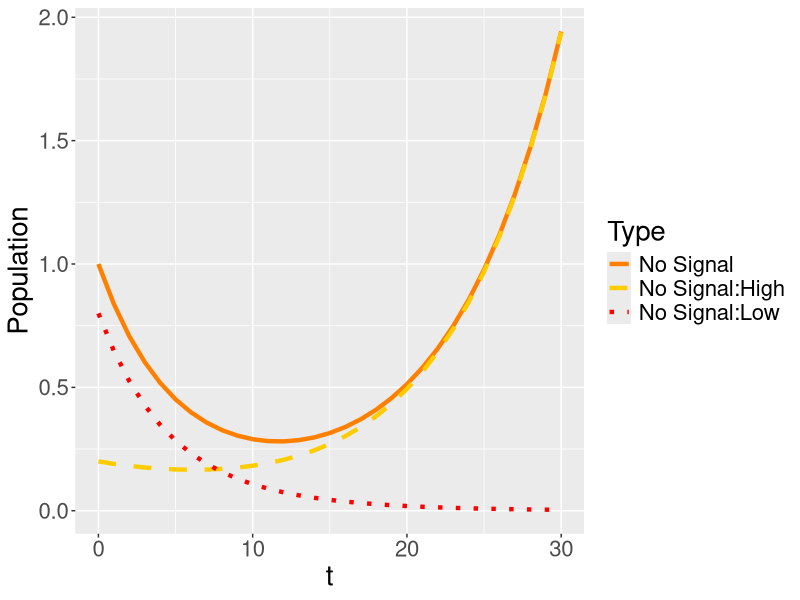
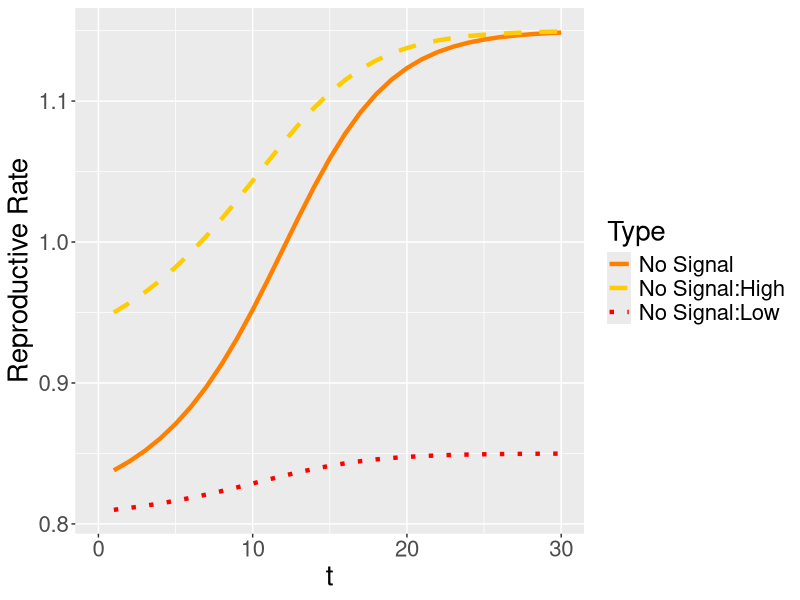
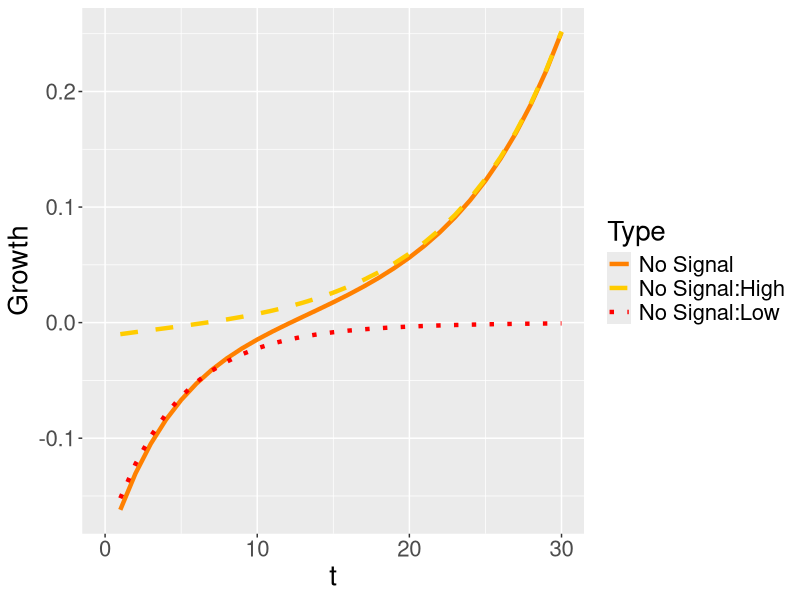
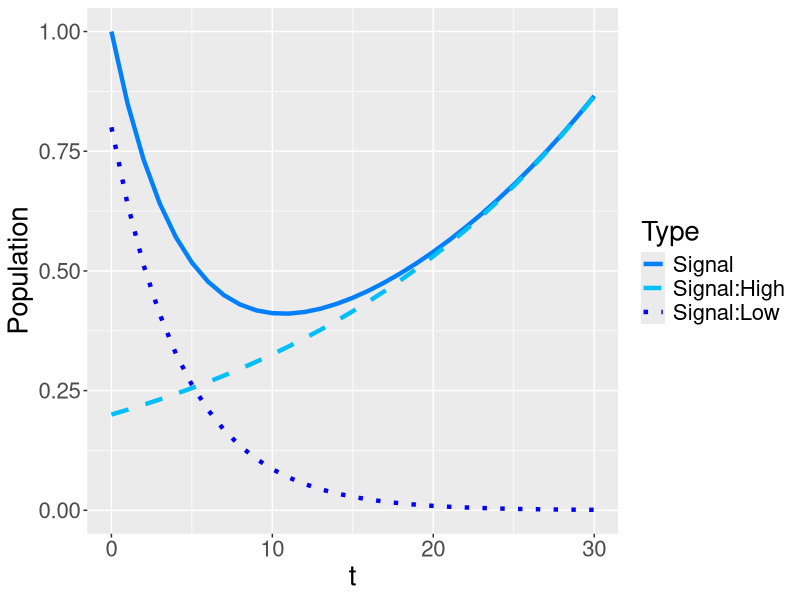
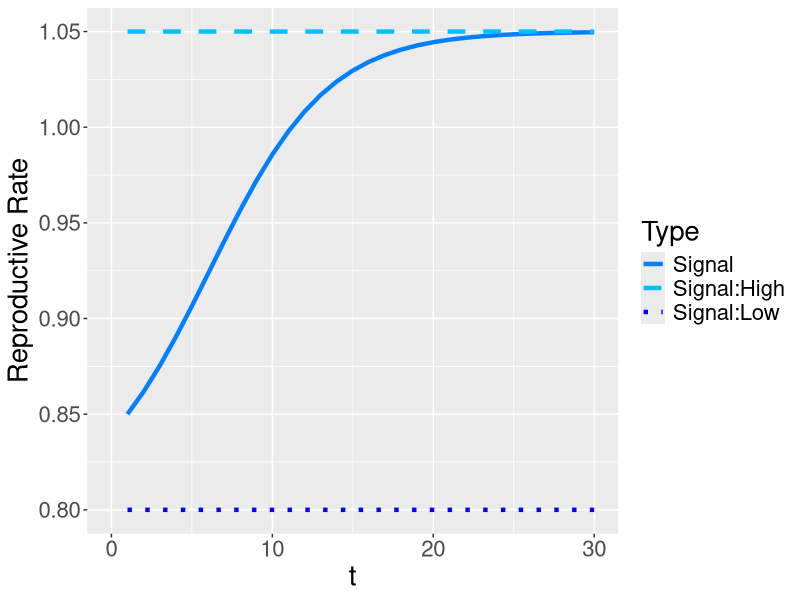
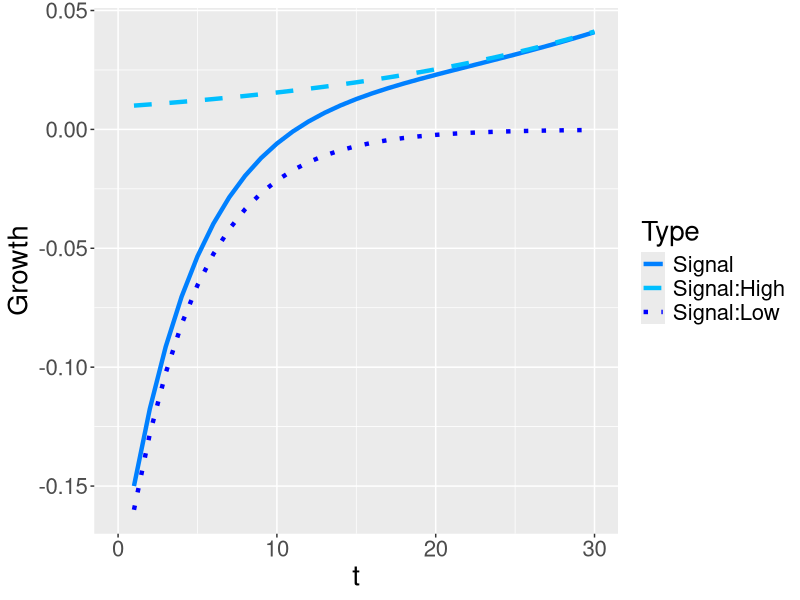
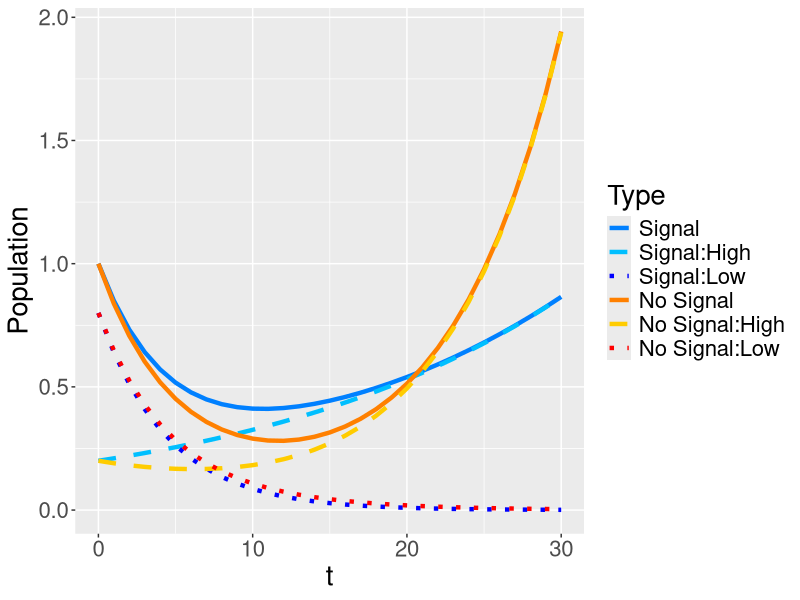
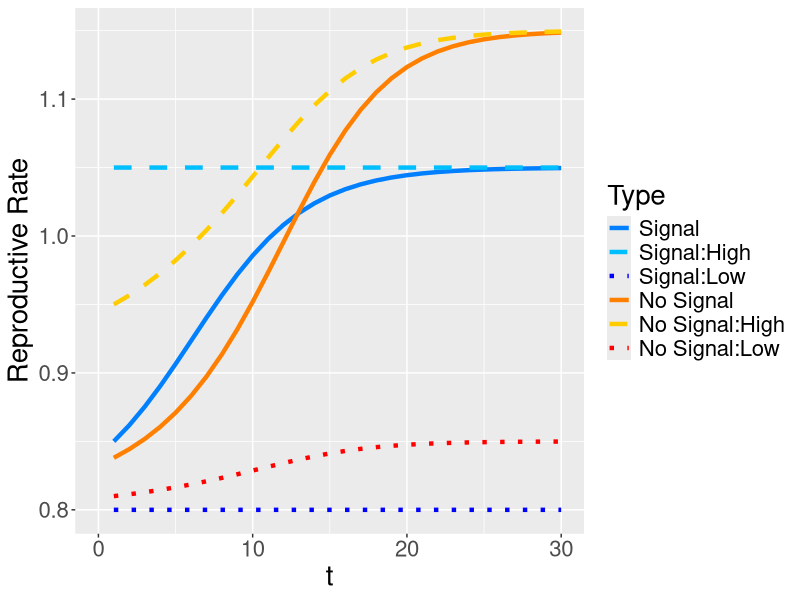

These figures' R source, in order:
library("tidyverse", "shiny", "stringr")
##1100*500 image size

time = 30
vHH =1.15
vHL = .9
vLH = .85
vLL = .8
K = .1
ratio = .2
ratio_l = 0
ratio_h = 1
pop_grow = "Unbounded exponential growth"
#"Fixed population", "Unbounded exponential growth", "Logistic growth to capacity"
join_scenario = "Fight"
#"Fight", "Merge"
start = 20
beta = .2

evo_apart_high = function(ratio, vHH, vHL, vLH, vLL, K, time, pop_grow){
  H_N = ratio
  H_S = ratio
  L_N = 1-ratio
  L_S = 1-ratio
  pop = data.frame(H_N,H_S,L_N,L_S)
  SHH = max(vHH - K, 0)
  SHL = max(vHL - K, 0)
  SLH = max(vLH - K, 0)
  SLL = max(vLL - K, 0)
  payoffs = data.frame(vHH,vHL,vLH,vLL,SHH,SHL,SLH,SLL)
  expected_payoffs = data.frame()
  group_payoffs = data.frame()
  for(i in 1:time){
    H_N = as.numeric(tail(pop,1)[1])
    H_S = as.numeric(tail(pop,1)[2])
    L_N = as.numeric(tail(pop,1)[3])
    L_S = as.numeric(tail(pop,1)[4])
    S_H = if(H_S+L_S>0){
      H_S/(H_S+L_S)} else {0}
    S_L = 1-S_H
    N_H = if(H_N+L_N>0){
      H_N/(H_N+L_N)} else {0}
    N_L = 1-N_H
    H_N_P = H_N*(N_H*as.numeric(payoffs[1])+N_L*as.numeric(payoffs[2]))
    H_S_P = SHH*H_S
    L_N_P = L_N*(N_H*as.numeric(payoffs[3])+N_L*as.numeric(payoffs[4]))
    L_S_P = vLL*L_S
    if (pop_grow == "Fixed population"){
      Total_N_P = H_N_P+L_N_P
      Total_S_P = H_S_P+L_S_P
      expected_payoffs1 = data.frame(High_No_Signal = H_N_P/(H_N*Total_N_P), High_Signal = H_S_P/(H_S*Total_S_P), Low_No_Signal = L_N_P/(L_N*Total_N_P), Low_Signal = L_S_P/(L_S*Total_S_P))
      H_N = H_N_P/Total_N_P
      H_S = H_S_P/Total_S_P
      L_N = L_N_P/Total_N_P
      L_S = L_S_P/Total_S_P
    }
    if (pop_grow == "Unbounded exponential growth") {
      expected_payoffs1 = data.frame(High_No_Signal = H_N_P/H_N, High_Signal = H_S_P/H_S, Low_No_Signal = L_N_P/L_N, Low_Signal = L_S_P/L_S)
      H_N = H_N_P
      H_S = H_S_P
      L_N = L_N_P
      L_S = L_S_P
    }
    pop1 = data.frame(H_N,H_S,L_N,L_S)
    pop = rbind(pop, pop1)
    group_payoffs1 = data.frame(No_Signal = expected_payoffs1[[1]]*N_H + expected_payoffs1[[3]]*N_L, Signal = expected_payoffs1[[2]]*S_H + expected_payoffs1[[4]]*S_L)
    group_payoffs = rbind(group_payoffs, group_payoffs1)
    expected_payoffs = rbind(expected_payoffs, expected_payoffs1)
  }
  growth = pop[2:(time+1),]-pop[1:time,]
  growth = growth %>%
    rename(High_No_Signal = H_N,
           High_Signal = H_S,
           Low_No_Signal = L_N,
           Low_Signal = L_S) %>%
    mutate(t = 1:time,
           Signal = High_Signal + Low_Signal,
           No_Signal = High_No_Signal + Low_No_Signal) %>%
    gather("No_Signal", "High_No_Signal", "Low_No_Signal", "Signal", "High_Signal", "Low_Signal", key = Type, value = "Growth")
  growth$Type = factor(growth$Type, levels = c("Signal", "High_Signal", "Low_Signal", "No_Signal", "High_No_Signal", "Low_No_Signal"))
  
  pop = pop %>%
    rename(High_No_Signal = H_N,
           High_Signal = H_S,
           Low_No_Signal = L_N,
           Low_Signal = L_S) %>%
    mutate(t = 0:time,
           Signal = High_Signal + Low_Signal,
           No_Signal = High_No_Signal + Low_No_Signal) %>%
    gather("No_Signal", "High_No_Signal", "Low_No_Signal", "Signal", "High_Signal", "Low_Signal", key = Type, value = "Population")
  pop$Type = factor(pop$Type, levels = c("Signal", "High_Signal", "Low_Signal", "No_Signal", "High_No_Signal", "Low_No_Signal"))
  
  expected_payoffs = cbind(expected_payoffs,group_payoffs)
  expected_payoffs = expected_payoffs %>%
    mutate(t = 1:time) %>%
    gather("No_Signal", "High_No_Signal", "Low_No_Signal", "Signal", "High_Signal", "Low_Signal", key = Type, value = "Growth_Rate")
  expected_payoffs$Type = factor(expected_payoffs$Type, levels = c("Signal", "High_Signal", "Low_Signal", "No_Signal", "High_No_Signal", "Low_No_Signal"))
  list(pop, expected_payoffs, growth)
}

#make graphs for population evolution seperately

pop_evo = evo_apart_high(ratio, vHH, vHL, vLH, vLL, K, time, pop_grow)[[1]]
rate_evo = evo_apart_high(ratio, vHH, vHL, vLH, vLL, K, time, pop_grow)[[2]]
grow_evo = evo_apart_high(ratio, vHH, vHL, vLH, vLL, K, time, pop_grow)[[3]]


###No_Signal
pop_evo_NS = pop_evo
pop_evo_NS$Type = factor(pop_evo_NS$Type, levels = c("No_Signal", "High_No_Signal", "Low_No_Signal"))
pop_evo_NS = pop_evo_NS[1:93,]

rate_evo_NS = rate_evo
rate_evo_NS$Type = factor(rate_evo_NS$Type, levels = c("No_Signal", "High_No_Signal", "Low_No_Signal"))
rate_evo_NS = rate_evo_NS[1:90,]

grow_evo_NS = grow_evo
grow_evo_NS$Type = factor(grow_evo_NS$Type, levels = c("No_Signal", "High_No_Signal", "Low_No_Signal"))
grow_evo_NS = grow_evo_NS[1:90,]


###Pop_No_Signal
ggplot(data = pop_evo_NS, aes(x = t, y = Population, color = Type, linetype = Type)) +
  geom_line(size = 1.5) +
  theme(text = element_text(size = 20)) +
  scale_linetype_manual(labels = c("No_Signal" = "No Signal", "High_No_Signal" = "No Signal:High", "Low_No_Signal" = "No Signal:Low"),
                        values = c("No_Signal" = "solid", "High_No_Signal" = "dashed", "Low_No_Signal" = "dotted"))+
  scale_color_manual(labels = c("No_Signal" = "No Signal", "High_No_Signal" = "No Signal:High", "Low_No_Signal" = "No Signal:Low"),
                     values = c("No_Signal" = rgb(1,.5,0), "High_No_Signal" = rgb(1,.8,0), "Low_No_Signal" = rgb(1,0,0)))+
  coord_cartesian(xlim =c(0, time))

###Rate_No_Signal
ggplot(data = rate_evo_NS, aes(x = t, y = Growth_Rate, color = Type, linetype = Type)) +
  geom_line(size = 1.5) +
  theme(text = element_text(size = 20)) +
  scale_linetype_manual(labels = c("No_Signal" = "No Signal", "High_No_Signal" = "No Signal:High", "Low_No_Signal" = "No Signal:Low"),
                        values = c("No_Signal" = "solid", "High_No_Signal" = "dashed", "Low_No_Signal" = "dotted"))+
  scale_color_manual(labels = c("No_Signal" = "No Signal", "High_No_Signal" = "No Signal:High", "Low_No_Signal" = "No Signal:Low"),
                     values = c("No_Signal" = rgb(1,.5,0), "High_No_Signal" = rgb(1,.8,0), "Low_No_Signal" = rgb(1,0,0)))+
  labs(y = "Reproductive Rate")+
  coord_cartesian(xlim =c(0, time))

###Growth_No_Signal
ggplot(data = grow_evo_NS, aes(x = t, y = Growth, color = Type, linetype = Type)) +
  geom_line(size = 1.5) +
  theme(text = element_text(size = 20)) +
  scale_linetype_manual(labels = c("No_Signal" = "No Signal", "High_No_Signal" = "No Signal:High", "Low_No_Signal" = "No Signal:Low"),
                        values = c("No_Signal" = "solid", "High_No_Signal" = "dashed", "Low_No_Signal" = "dotted"))+
  scale_color_manual(labels = c("No_Signal" = "No Signal", "High_No_Signal" = "No Signal:High", "Low_No_Signal" = "No Signal:Low"),
                     values = c("No_Signal" = rgb(1,.5,0), "High_No_Signal" = rgb(1,.8,0), "Low_No_Signal" = rgb(1,0,0)))+
  ylab("Growth")+
  coord_cartesian(xlim =c(0, time))


###Signal
pop_evo_S = pop_evo
pop_evo_S$Type = factor(pop_evo_S$Type, levels = c("Signal", "High_Signal", "Low_Signal"))
pop_evo_S = pop_evo_S[94:186,]

rate_evo_S = rate_evo
rate_evo_S$Type = factor(rate_evo_S$Type, levels = c("Signal", "High_Signal", "Low_Signal"))
rate_evo_S = rate_evo_S[91:180,]

grow_evo_S = grow_evo
grow_evo_S$Type = factor(grow_evo_S$Type, levels = c("Signal", "High_Signal", "Low_Signal"))
grow_evo_S = grow_evo_S[91:180,]


###Pop_Signal
ggplot(data = pop_evo_S, aes(x = t, y = Population, color = Type, linetype = Type)) +
  geom_line(size = 1.5) +
  theme(text = element_text(size = 20)) +
  scale_linetype_manual(labels = c("Signal" = "Signal", "High_Signal" = "Signal:High", "Low_Signal" = "Signal:Low"),
                        values = c("Signal" = "solid", "High_Signal" = "dashed", "Low_Signal" = "dotted"))+
  scale_color_manual(labels = c("Signal" = "Signal", "High_Signal" = "Signal:High", "Low_Signal" = "Signal:Low"),
                     values = c("Signal" = rgb(0,.5,1), "High_Signal" = rgb(0,.75,1), "Low_Signal" = rgb(0,0,1)))+
  coord_cartesian(xlim =c(0, time))

###Rate_Signal
ggplot(data = rate_evo_S, aes(x = t, y = Growth_Rate, color = Type, linetype = Type)) +
  geom_line(size = 1.5) +
  theme(text = element_text(size = 20)) +
  scale_linetype_manual(labels = c("Signal" = "Signal", "High_Signal" = "Signal:High", "Low_Signal" = "Signal:Low"),
                        values = c("Signal" = "solid", "High_Signal" = "dashed", "Low_Signal" = "dotted"))+
  scale_color_manual(labels = c("Signal" = "Signal", "High_Signal" = "Signal:High", "Low_Signal" = "Signal:Low"),
                     values = c("Signal" = rgb(0,.5,1), "High_Signal" = rgb(0,.75,1), "Low_Signal" = rgb(0,0,1)))+
  labs(y = "Reproductive Rate")+
  coord_cartesian(xlim =c(0, time))

###Growth_Signal
ggplot(data = grow_evo_S, aes(x = t, y = Growth, color = Type, linetype = Type)) +
  geom_line(size = 1.5) +
  theme(text = element_text(size = 20)) +
  scale_linetype_manual(labels = c("Signal" = "Signal", "High_Signal" = "Signal:High", "Low_Signal" = "Signal:Low"),
                        values = c("Signal" = "solid", "High_Signal" = "dashed", "Low_Signal" = "dotted"))+
  scale_color_manual(labels = c("Signal" = "Signal", "High_Signal" = "Signal:High", "Low_Signal" = "Signal:Low"),
                     values = c("Signal" = rgb(0,.5,1), "High_Signal" = rgb(0,.75,1), "Low_Signal" = rgb(0,0,1)))+
  ylab("Growth")+
  coord_cartesian(xlim =c(0, time))

###Pop_Compare
ggplot(data = pop_evo, aes(x = t, y = Population, color = Type, linetype = Type)) +
  geom_line(size = 1.5) +
  theme(text = element_text(size = 20)) +
  scale_linetype_manual(labels = c("Signal" = "Signal", "High_Signal" = "Signal:High", "Low_Signal" = "Signal:Low", "No_Signal" = "No Signal", "High_No_Signal" = "No Signal:High", "Low_No_Signal" = "No Signal:Low"),
                        values = c("Signal" = "solid", "High_Signal" = "dashed", "Low_Signal" = "dotted", "No_Signal" = "solid", "High_No_Signal" = "dashed", "Low_No_Signal" = "dotted"))+
  scale_color_manual(labels = c("Signal" = "Signal", "High_Signal" = "Signal:High", "Low_Signal" = "Signal:Low", "No_Signal" = "No Signal", "High_No_Signal" = "No Signal:High", "Low_No_Signal" = "No Signal:Low"),
                     values = c("Signal" = rgb(0,.5,1), "High_Signal" = rgb(0,.75,1), "Low_Signal" = rgb(0,0,1), "No_Signal" = rgb(1,.5,0), "High_No_Signal" = rgb(1,.8,0), "Low_No_Signal" = rgb(1,0,0)))+
  coord_cartesian(xlim =c(0, time))

###Rate_Compare
ggplot(data = rate_evo, aes(x = t, y = Growth_Rate, color = Type, linetype = Type)) +
  geom_line(size = 1.5) +
  theme(text = element_text(size = 20)) +
  scale_linetype_manual(labels = c("Signal" = "Signal", "High_Signal" = "Signal:High", "Low_Signal" = "Signal:Low", "No_Signal" = "No Signal", "High_No_Signal" = "No Signal:High", "Low_No_Signal" = "No Signal:Low"),
                        values = c("Signal" = "solid", "High_Signal" = "dashed", "Low_Signal" = "dotted", "No_Signal" = "solid", "High_No_Signal" = "dashed", "Low_No_Signal" = "dotted"))+
  scale_color_manual(labels = c("Signal" = "Signal", "High_Signal" = "Signal:High", "Low_Signal" = "Signal:Low", "No_Signal" = "No Signal", "High_No_Signal" = "No Signal:High", "Low_No_Signal" = "No Signal:Low"),
                     values = c("Signal" = rgb(0,.5,1), "High_Signal" = rgb(0,.75,1), "Low_Signal" = rgb(0,0,1), "No_Signal" = rgb(1,.5,0), "High_No_Signal" = rgb(1,.8,0), "Low_No_Signal" = rgb(1,0,0)))+
  ylab("Reproductive Rate")+
  coord_cartesian(xlim =c(0, time))

###Growth_Compare
ggplot(data = grow_evo, aes(x = t, y = Growth, color = Type, linetype = Type)) +
  geom_line(size = 1.5) +
  theme(text = element_text(size = 20)) +
  scale_linetype_manual(labels = c("Signal" = "Signal", "High_Signal" = "Signal:High", "Low_Signal" = "Signal:Low", "No_Signal" = "No Signal", "High_No_Signal" = "No Signal:High", "Low_No_Signal" = "No Signal:Low"),
                        values = c("Signal" = "solid", "High_Signal" = "dashed", "Low_Signal" = "dotted", "No_Signal" = "solid", "High_No_Signal" = "dashed", "Low_No_Signal" = "dotted"))+
  scale_color_manual(labels = c("Signal" = "Signal", "High_Signal" = "Signal:High", "Low_Signal" = "Signal:Low", "No_Signal" = "No Signal", "High_No_Signal" = "No Signal:High", "Low_No_Signal" = "No Signal:Low"),
                     values = c("Signal" = rgb(0,.5,1), "High_Signal" = rgb(0,.75,1), "Low_Signal" = rgb(0,0,1), "No_Signal" = rgb(1,.5,0), "High_No_Signal" = rgb(1,.8,0), "Low_No_Signal" = rgb(1,0,0)))+
  ylab("Growth")+
  coord_cartesian(xlim =c(0, time))


#Make graphs for competition between populations

evo_join_high = function(ratio, vHH, vHL, vLH, vLL, K, time, pop_grow, join_scenario, beta, start){
  H_N = ratio
  H_S = ratio
  L_N = 1-ratio
  L_S = 1-ratio
  pop = data.frame(H_N,H_S,L_N,L_S)
  SHH = max(vHH - K, 0)
  SHL = max(vHL - K, 0)
  SLH = max(vLH - K, 0)
  SLL = max(vLL - K, 0)
  payoffs = data.frame(vHH,vHL,vLH,vLL,SHH,SHL,SLH,SLL)
  expected_payoffs = data.frame()
  group_payoffs = data.frame()
  if (start != 1){
    for(i in 1:(start-1)){
      H_N = as.numeric(tail(pop,1)[1])
      H_S = as.numeric(tail(pop,1)[2])
      L_N = as.numeric(tail(pop,1)[3])
      L_S = as.numeric(tail(pop,1)[4])
      S_H = if(H_S+L_S>0){
        H_S/(H_S+L_S)} else {0}
      S_L = 1-S_H
      N_H = if(H_N+L_N>0){
        H_N/(H_N+L_N)} else {0}
      N_L = 1-N_H
      H_N_P = H_N*(N_H*as.numeric(payoffs[1])+N_L*as.numeric(payoffs[2]))
      H_S_P = SHH*H_S
      L_N_P = L_N*(N_H*as.numeric(payoffs[3])+N_L*as.numeric(payoffs[4]))
      L_S_P = vLL*L_S
      if (pop_grow == "Fixed population"){
        Total_N_P = H_N_P+L_N_P
        Total_S_P = H_S_P+L_S_P
        expected_payoffs1 = data.frame(High_No_Signal = H_N_P/(H_N*Total_N_P), High_Signal = H_S_P/(H_S*Total_S_P), Low_No_Signal = L_N_P/(L_N*Total_N_P), Low_Signal = L_S_P/(L_S*Total_S_P))
        H_N = H_N_P/Total_N_P
        H_S = H_S_P/Total_S_P
        L_N = L_N_P/Total_N_P
        L_S = L_S_P/Total_S_P
      }
      if (pop_grow == "Unbounded exponential growth") {
        expected_payoffs1 = data.frame(High_No_Signal = H_N_P/H_N, High_Signal = H_S_P/H_S, Low_No_Signal = L_N_P/L_N, Low_Signal = L_S_P/L_S)
        H_N = H_N_P
        H_S = H_S_P
        L_N = L_N_P
        L_S = L_S_P
      }
      pop1 = data.frame(H_N,H_S,L_N,L_S)
      pop = rbind(pop, pop1)
      group_payoffs1 = data.frame(No_Signal = expected_payoffs1[[1]]*N_H + expected_payoffs1[[3]]*N_L, Signal = expected_payoffs1[[2]]*S_H + expected_payoffs1[[4]]*S_L)
      group_payoffs = rbind(group_payoffs, group_payoffs1)
      expected_payoffs = rbind(expected_payoffs, expected_payoffs1)
    }
  }
  if (join_scenario == "Merge"){
    if (pop_grow == "Fixed population"){
      for(i in start:time){
        H_N = as.numeric(tail(pop,1)[1])
        H_S = as.numeric(tail(pop,1)[2])
        L_N = as.numeric(tail(pop,1)[3])
        L_S = as.numeric(tail(pop,1)[4])
        S_H = if(H_S+L_S>0){
          H_S/(H_S+L_S)} else {0}
        S_L = 1-S_H
        N_H = if(H_N+L_N>0){
          H_N/(H_N+L_N)} else {0}
        N_L = 1-N_H
        H_N_P = H_N*(N_H*as.numeric(payoffs[1])+N_L*as.numeric(payoffs[2]))
        H_S_P = H_S*SHH
        L_N_P = L_N*(N_H*as.numeric(payoffs[3])+N_L*as.numeric(payoffs[4]))
        L_S_P = L_S*vLL
        Total_P = H_N_P+L_N_P+H_S_P+L_S_P
        expected_payoffs1 = data.frame(High_No_Signal = H_N_P/(H_N*Total_P), High_Signal = H_S_P/(H_S*Total_P), Low_No_Signal = L_N_P/(L_N*Total_P), Low_Signal = L_S_P/(L_S*Total_P))
        H_N = H_N_P/Total_P
        H_S = H_S_P/Total_P
        L_N = L_N_P/Total_P
        L_S = L_S_P/Total_P
        pop1 = data.frame(H_N,H_S,L_N,L_S)
        pop = rbind(pop, pop1)
        group_payoffs1 = data.frame(No_Signal = expected_payoffs1[[1]]*N_H + expected_payoffs1[[3]]*N_L, Signal = expected_payoffs1[[2]]*S_H + expected_payoffs1[[4]]*S_L)
        group_payoffs = rbind(group_payoffs, group_payoffs1)
        expected_payoffs = rbind(expected_payoffs, expected_payoffs1)
      }
    }
    if (pop_grow == "Unbounded exponential growth"){
      for(i in start:time){
        H_N = as.numeric(tail(pop,1)[1])
        H_S = as.numeric(tail(pop,1)[2])
        L_N = as.numeric(tail(pop,1)[3])
        L_S = as.numeric(tail(pop,1)[4])
        S_H = if(H_S+L_S>0){
          H_S/(H_S+L_S)} else {0}
        S_L = 1-S_H
        N_H = if(H_N+L_N>0){
          H_N/(H_N+L_N)} else {0}
        N_L = 1-N_H
        H_N_P = H_N*(N_H*as.numeric(payoffs[1])+N_L*as.numeric(payoffs[2]))
        H_S_P = H_S*SHH
        L_N_P = L_N*(N_H*as.numeric(payoffs[3])+N_L*as.numeric(payoffs[4]))
        L_S_P = L_S*vLL
        expected_payoffs1 = data.frame(High_No_Signal = H_N_P/H_N, High_Signal = H_S_P/H_S, Low_No_Signal = L_N_P/L_N, Low_Signal = L_S_P/L_S)
        H_N = H_N_P
        H_S = H_S_P
        L_N = L_N_P
        L_S = L_S_P
        pop1 = data.frame(H_N,H_S,L_N,L_S)
        pop = rbind(pop, pop1)
        group_payoffs1 = data.frame(No_Signal = expected_payoffs1[[1]]*N_H + expected_payoffs1[[3]]*N_L, Signal = expected_payoffs1[[2]]*S_H + expected_payoffs1[[4]]*S_L)
        group_payoffs = rbind(group_payoffs, group_payoffs1)
        expected_payoffs = rbind(expected_payoffs, expected_payoffs1)
      }
    }
  }
  if (join_scenario == "Fight"){
    if (pop_grow == "Fixed population"){
      for(i in start:time){
        H_N = as.numeric(tail(pop,1)[1])
        H_S = as.numeric(tail(pop,1)[2])
        L_N = as.numeric(tail(pop,1)[3])
        L_S = as.numeric(tail(pop,1)[4])
        #Fight where each kills beta of other group
        S_D = (H_S+L_S)*beta
        N_D = (H_N+L_N)*beta
        S_H = if(H_S+L_S>0){
          H_S/(H_S+L_S)} else {0}
        S_L = 1-S_H
        N_H = if(H_N+L_N>0){
          H_N/(H_N+L_N)} else {0}
        N_L = 1-N_H
        H_N = max(H_N-S_D*N_H,0)
        H_S = max(H_S-N_D*S_H,0)
        L_N = max(L_N-S_D*N_L,0)
        L_S = max(L_S-N_D*S_L,0)
        #Reproduce
        S_H = if(H_S+L_S>0){
          H_S/(H_S+L_S)} else {0}
        S_L = 1-S_H
        N_H = if(H_N+L_N>0){
          H_N/(H_N+L_N)} else {0}
        N_L = 1-N_H
        H_N_P = H_N*(N_H*as.numeric(payoffs[1])+N_L*as.numeric(payoffs[2]))
        H_S_P = H_S*SHH
        L_N_P = L_N*(N_H*as.numeric(payoffs[3])+N_L*as.numeric(payoffs[4]))
        L_S_P = L_S*vLL
        Total_P = H_N_P+L_N_P+H_S_P+L_S_P
        expected_payoffs1 = data.frame(High_No_Signal = H_N_P/(H_N*Total_P), High_Signal = H_S_P/(H_S*Total_P), Low_No_Signal = L_N_P/(L_N*Total_P), Low_Signal = L_S_P/(L_S*Total_P))
        H_N = H_N_P/Total_P
        H_S = H_S_P/Total_P
        L_N = L_N_P/Total_P
        L_S = L_S_P/Total_P
        pop1 = data.frame(H_N,H_S,L_N,L_S)
        pop = rbind(pop, pop1)
        group_payoffs1 = data.frame(No_Signal = expected_payoffs1[[1]]*N_H + expected_payoffs1[[3]]*N_L, Signal = expected_payoffs1[[2]]*S_H + expected_payoffs1[[4]]*S_L)
        group_payoffs = rbind(group_payoffs, group_payoffs1)
        expected_payoffs = rbind(expected_payoffs, expected_payoffs1)
      }
    }
    if (pop_grow == "Unbounded exponential growth"){
      for(i in start:time){
        H_N = as.numeric(tail(pop,1)[1])
        H_S = as.numeric(tail(pop,1)[2])
        L_N = as.numeric(tail(pop,1)[3])
        L_S = as.numeric(tail(pop,1)[4])
        #Fight where each kills beta of other group
        S_D = (H_S+L_S)*beta
        N_D = (H_N+L_N)*beta
        S_H = if(H_S+L_S>0){
          H_S/(H_S+L_S)} else {0}
        S_L = 1-S_H
        N_H = if(H_N+L_N>0){
          H_N/(H_N+L_N)} else {0}
        N_L = 1-N_H
        H_N = max(H_N-S_D*N_H,0)
        H_S = max(H_S-N_D*S_H,0)
        L_N = max(L_N-S_D*N_L,0)
        L_S = max(L_S-N_D*S_L,0)
        #Reproduce
        S_H = if(H_S+L_S>0){
          H_S/(H_S+L_S)} else {0}
        S_L = 1-S_H
        N_H = if(H_N+L_N>0){
          H_N/(H_N+L_N)} else {0}
        N_L = 1-N_H
        H_N_P = H_N*(N_H*as.numeric(payoffs[1])+N_L*as.numeric(payoffs[2]))
        H_S_P = H_S*SHH
        L_N_P = L_N*(N_H*as.numeric(payoffs[3])+N_L*as.numeric(payoffs[4]))
        L_S_P = L_S*vLL
        expected_payoffs1 = data.frame(High_No_Signal = H_N_P/H_N, High_Signal = H_S_P/H_S, Low_No_Signal = L_N_P/L_N, Low_Signal = L_S_P/L_S)
        H_N = H_N_P
        H_S = H_S_P
        L_N = L_N_P
        L_S = L_S_P
        pop1 = data.frame(H_N,H_S,L_N,L_S)
        pop = rbind(pop, pop1)
        group_payoffs1 = data.frame(No_Signal = expected_payoffs1[[1]]*N_H + expected_payoffs1[[3]]*N_L, Signal = expected_payoffs1[[2]]*S_H + expected_payoffs1[[4]]*S_L)
        group_payoffs = rbind(group_payoffs, group_payoffs1)
        expected_payoffs = rbind(expected_payoffs, expected_payoffs1)
      }
    }
  }
  growth = pop[2:(time+1),]-pop[1:(time),]
  growth = growth %>%
    rename(High_No_Signal = H_N,
           High_Signal = H_S,
           Low_No_Signal = L_N,
           Low_Signal = L_S) %>%
    mutate(t = 1:time,
           Signal = High_Signal + Low_Signal,
           No_Signal = High_No_Signal + Low_No_Signal) %>%
    gather("No_Signal", "High_No_Signal", "Low_No_Signal", "Signal", "High_Signal", "Low_Signal", key = Type, value = "Growth")
  growth$Type = factor(growth$Type, levels = c("Signal", "High_Signal", "Low_Signal", "No_Signal", "High_No_Signal", "Low_No_Signal"))
  
  pop = pop %>%
    rename(High_No_Signal = H_N,
           High_Signal = H_S,
           Low_No_Signal = L_N,
           Low_Signal = L_S) %>%
    mutate(t = 0:time,
           Signal = High_Signal + Low_Signal,
           No_Signal = High_No_Signal + Low_No_Signal) %>%
    gather("No_Signal", "High_No_Signal", "Low_No_Signal", "Signal", "High_Signal", "Low_Signal", key = Type, value = "Population")
  pop$Type = factor(pop$Type, levels = c("Signal", "High_Signal", "Low_Signal", "No_Signal", "High_No_Signal", "Low_No_Signal"))
  
  expected_payoffs = cbind(expected_payoffs,group_payoffs)
  expected_payoffs = expected_payoffs %>%
    mutate(t = 1:time) %>%
    gather("No_Signal", "High_No_Signal", "Low_No_Signal", "Signal", "High_Signal", "Low_Signal", key = Type, value = "Growth_Rate")
  expected_payoffs$Type = factor(expected_payoffs$Type, levels = c("Signal", "High_Signal", "Low_Signal", "No_Signal", "High_No_Signal", "Low_No_Signal"))
  list(pop, expected_payoffs, growth)
}

regions = function(ratio, vHH, vHL, vLH, vLL, K, time, pop_grow, beta, start){
  #create a few graphs showing which group will survive the competition under different paramaters
  Klow = round(max(vLH-vLL,0),2)
  Khigh = round(vHH-vHL,2)
  Krange = seq(from = Klow, to = Khigh, by = .01)
  startrange = seq(from = 1, to = time, by = 1)
  betarange = seq(from = .01, to = 1, by = .01)
  SKregion = tibble(start = rep(startrange, length(Krange)), K = rep(Krange, each = length(startrange)), result = "")
  BKregion = tibble(beta = rep(betarange, length(Krange)), K = rep(Krange, each = length(betarange)), result = "")
  SBregion = tibble(start = rep(startrange, length(betarange)), beta = rep(betarange, each = length(startrange)), result = "")
  for(Kvar in Krange){
    #KSregion and BKregion first
    j = match(Kvar,Krange)
    H_N = ratio
    H_S = ratio
    L_N = 1-ratio
    L_S = 1-ratio
    pop = data.frame(H_N,H_S,L_N,L_S)
    SHH = max(vHH - Kvar, 0)
    SHL = max(vHL - Kvar, 0)
    SLH = max(vLH - Kvar, 0)
    SLL = max(vLL - Kvar, 0)
    payoffs = data.frame(vHH,vHL,vLH,vLL,SHH,SHL,SLH,SLL)
    if (time != 1){
      for(i in 1:(time-1)){
        H_N = as.numeric(tail(pop,1)[1])
        H_S = as.numeric(tail(pop,1)[2])
        L_N = as.numeric(tail(pop,1)[3])
        L_S = as.numeric(tail(pop,1)[4])
        S_H = if(H_S+L_S>0){
          H_S/(H_S+L_S)} else {0}
        S_L = 1-S_H
        N_H = if(H_N+L_N>0){
          H_N/(H_N+L_N)} else {0}
        N_L = 1-N_H
        H_N_P = H_N*(N_H*as.numeric(payoffs[1])+N_L*as.numeric(payoffs[2]))
        H_S_P = SHH*H_S
        L_N_P = L_N*(N_H*as.numeric(payoffs[3])+N_L*as.numeric(payoffs[4]))
        L_S_P = vLL*L_S
        if (pop_grow == "Fixed population"){
          Total_N_P = H_N_P+L_N_P
          Total_S_P = H_S_P+L_S_P
          H_N = H_N_P/Total_N_P
          H_S = H_S_P/Total_S_P
          L_N = L_N_P/Total_N_P
          L_S = L_S_P/Total_S_P
        }
        if (pop_grow == "Unbounded exponential growth") {
          H_N = H_N_P
          H_S = H_S_P
          L_N = L_N_P
          L_S = L_S_P
        }
        pop1 = data.frame(H_N,H_S,L_N,L_S)
        pop = rbind(pop, pop1)
      }
    }
    for(startvar in startrange){
      #SKregion
      i = match(startvar,startrange)
      popstart = pop[startvar,]
      stop = 0
      while(stop == 0){
        if (pop_grow == "Fixed population"){
          H_N = as.numeric(tail(popstart,1)[1])
          H_S = as.numeric(tail(popstart,1)[2])
          L_N = as.numeric(tail(popstart,1)[3])
          L_S = as.numeric(tail(popstart,1)[4])
          #Fight where each kills beta of other group
          S_D = (H_S+L_S)*beta
          N_D = (H_N+L_N)*beta
          if((H_S+L_S)<=N_D){
            if((H_N+L_N)<=S_D & S_D>N_D){
              #tiebreak goes to N
              SKregion$result[(j-1)*length(startrange)+i] = "S"
              stop = 1
            } else {
              SKregion$result[(j-1)*length(startrange)+i] = "N"
              stop = 1
            }
          }
          if((H_N+L_N)<=S_D){
            SKregion$result[(j-1)*length(startrange)+i] = "S"
            stop = 1
          }
          S_H = if(H_S+L_S>0){
            H_S/(H_S+L_S)} else {0}
          S_L = 1-S_H
          N_H = if(H_N+L_N>0){
            H_N/(H_N+L_N)} else {0}
          N_L = 1-N_H
          H_N = max(H_N-S_D*N_H,0)
          H_S = max(H_S-N_D*S_H,0)
          L_N = max(L_N-S_D*N_L,0)
          L_S = max(L_S-N_D*S_L,0)
          #Reproduce
          S_H = if(H_S+L_S>0){
            H_S/(H_S+L_S)} else {0}
          S_L = 1-S_H
          N_H = if(H_N+L_N>0){
            H_N/(H_N+L_N)} else {0}
          N_L = 1-N_H
          H_N_P = H_N*(N_H*as.numeric(payoffs[1])+N_L*as.numeric(payoffs[2]))
          H_S_P = H_S*SHH
          L_N_P = L_N*(N_H*as.numeric(payoffs[3])+N_L*as.numeric(payoffs[4]))
          L_S_P = L_S*vLL
          Total_P = H_N_P+L_N_P+H_S_P+L_S_P
          H_N = H_N_P/Total_P
          H_S = H_S_P/Total_P
          L_N = L_N_P/Total_P
          L_S = L_S_P/Total_P
          popstart1 = data.frame(H_N,H_S,L_N,L_S)
          popstart = rbind(popstart, popstart1)
        }
        if (pop_grow == "Unbounded exponential growth"){
          H_N = as.numeric(tail(popstart,1)[1])
          H_S = as.numeric(tail(popstart,1)[2])
          L_N = as.numeric(tail(popstart,1)[3])
          L_S = as.numeric(tail(popstart,1)[4])
          #Fight where each kills beta of other group
          S_D = (H_S+L_S)*beta
          N_D = (H_N+L_N)*beta
          if((H_S+L_S)<=N_D){
            if((H_N+L_N)<=S_D & S_D>N_D){
              #tiebreak goes to N
              SKregion$result[(j-1)*length(startrange)+i] = "S"
              stop = 1
            } else {
              SKregion$result[(j-1)*length(startrange)+i] = "N"
              stop = 1
            }
          }
          if((H_N+L_N)<=S_D){
            SKregion$result[(j-1)*length(startrange)+i] = "S"
            stop = 1
          }
          S_H = if(H_S+L_S>0){
            H_S/(H_S+L_S)} else {0}
          S_L = 1-S_H
          N_H = if(H_N+L_N>0){
            H_N/(H_N+L_N)} else {0}
          N_L = 1-N_H
          H_N = max(H_N-S_D*N_H,0)
          H_S = max(H_S-N_D*S_H,0)
          L_N = max(L_N-S_D*N_L,0)
          L_S = max(L_S-N_D*S_L,0)
          #Reproduce
          S_H = if(H_S+L_S>0){
            H_S/(H_S+L_S)} else {0}
          S_L = 1-S_H
          N_H = if(H_N+L_N>0){
            H_N/(H_N+L_N)} else {0}
          N_L = 1-N_H
          H_N_P = H_N*(N_H*as.numeric(payoffs[1])+N_L*as.numeric(payoffs[2]))
          H_S_P = H_S*SHH
          L_N_P = L_N*(N_H*as.numeric(payoffs[3])+N_L*as.numeric(payoffs[4]))
          L_S_P = L_S*vLL
          H_N = H_N_P
          H_S = H_S_P
          L_N = L_N_P
          L_S = L_S_P
          popstart1 = data.frame(H_N,H_S,L_N,L_S)
          popstart = rbind(popstart, popstart1)
        }
      }
    }
    for(betavar in betarange){
      #BKregion
      i = match(betavar, betarange)
      popstart = pop[start,]
      stop = 0
      while(stop == 0){
        if (pop_grow == "Fixed population"){
          H_N = as.numeric(tail(popstart,1)[1])
          H_S = as.numeric(tail(popstart,1)[2])
          L_N = as.numeric(tail(popstart,1)[3])
          L_S = as.numeric(tail(popstart,1)[4])
          #Fight where each kills beta of other group
          S_D = (H_S+L_S)*betavar
          N_D = (H_N+L_N)*betavar
          if((H_S+L_S)<=N_D){
            if((H_N+L_N)<=S_D & S_D>N_D){
              #tiebreak goes to N
              BKregion$result[(j-1)*length(betarange)+i] = "S"
              stop = 1
            } else {
              BKregion$result[(j-1)*length(betarange)+i] = "N"
              stop = 1
            }
          }
          if((H_N+L_N)<=S_D){
            BKregion$result[(j-1)*length(betarange)+i] = "S"
            stop = 1
          }
          S_H = if(H_S+L_S>0){
            H_S/(H_S+L_S)} else {0}
          S_L = 1-S_H
          N_H = if(H_N+L_N>0){
            H_N/(H_N+L_N)} else {0}
          N_L = 1-N_H
          H_N = max(H_N-S_D*N_H,0)
          H_S = max(H_S-N_D*S_H,0)
          L_N = max(L_N-S_D*N_L,0)
          L_S = max(L_S-N_D*S_L,0)
          #Reproduce
          S_H = if(H_S+L_S>0){
            H_S/(H_S+L_S)} else {0}
          S_L = 1-S_H
          N_H = if(H_N+L_N>0){
            H_N/(H_N+L_N)} else {0}
          N_L = 1-N_H
          H_N_P = H_N*(N_H*as.numeric(payoffs[1])+N_L*as.numeric(payoffs[2]))
          H_S_P = H_S*SHH
          L_N_P = L_N*(N_H*as.numeric(payoffs[3])+N_L*as.numeric(payoffs[4]))
          L_S_P = L_S*vLL
          Total_P = H_N_P+L_N_P+H_S_P+L_S_P
          H_N = H_N_P/Total_P
          H_S = H_S_P/Total_P
          L_N = L_N_P/Total_P
          L_S = L_S_P/Total_P
          popstart1 = data.frame(H_N,H_S,L_N,L_S)
          popstart = rbind(popstart, popstart1)
        }
        if (pop_grow == "Unbounded exponential growth"){
          H_N = as.numeric(tail(popstart,1)[1])
          H_S = as.numeric(tail(popstart,1)[2])
          L_N = as.numeric(tail(popstart,1)[3])
          L_S = as.numeric(tail(popstart,1)[4])
          #Fight where each kills beta of other group
          S_D = (H_S+L_S)*betavar
          N_D = (H_N+L_N)*betavar
          if((H_S+L_S)<=N_D){
            if((H_N+L_N)<=S_D & S_D>N_D){
              #tiebreak goes to N
              BKregion$result[(j-1)*length(betarange)+i] = "S"
              stop = 1
            } else {
              BKregion$result[(j-1)*length(betarange)+i] = "N"
              stop = 1
            }
          }
          if((H_N+L_N)<=S_D){
            BKregion$result[(j-1)*length(betarange)+i] = "S"
            stop = 1
          }
          S_H = if(H_S+L_S>0){
            H_S/(H_S+L_S)} else {0}
          S_L = 1-S_H
          N_H = if(H_N+L_N>0){
            H_N/(H_N+L_N)} else {0}
          N_L = 1-N_H
          H_N = max(H_N-S_D*N_H,0)
          H_S = max(H_S-N_D*S_H,0)
          L_N = max(L_N-S_D*N_L,0)
          L_S = max(L_S-N_D*S_L,0)
          #Reproduce
          S_H = if(H_S+L_S>0){
            H_S/(H_S+L_S)} else {0}
          S_L = 1-S_H
          N_H = if(H_N+L_N>0){
            H_N/(H_N+L_N)} else {0}
          N_L = 1-N_H
          H_N_P = H_N*(N_H*as.numeric(payoffs[1])+N_L*as.numeric(payoffs[2]))
          H_S_P = H_S*SHH
          L_N_P = L_N*(N_H*as.numeric(payoffs[3])+N_L*as.numeric(payoffs[4]))
          L_S_P = L_S*vLL
          H_N = H_N_P
          H_S = H_S_P
          L_N = L_N_P
          L_S = L_S_P
          popstart1 = data.frame(H_N,H_S,L_N,L_S)
          popstart = rbind(popstart, popstart1)
        }
      }
    }
  }
  ##SBregion
  H_N = ratio
  H_S = ratio
  L_N = 1-ratio
  L_S = 1-ratio
  pop = data.frame(H_N,H_S,L_N,L_S)
  SHH = max(vHH - K, 0)
  SHL = max(vHL - K, 0)
  SLH = max(vLH - K, 0)
  SLL = max(vLL - K, 0)
  payoffs = data.frame(vHH,vHL,vLH,vLL,SHH,SHL,SLH,SLL)
  if (time != 1){
    for(i in 1:(time-1)){
      H_N = as.numeric(tail(pop,1)[1])
      H_S = as.numeric(tail(pop,1)[2])
      L_N = as.numeric(tail(pop,1)[3])
      L_S = as.numeric(tail(pop,1)[4])
      S_H = if(H_S+L_S>0){
        H_S/(H_S+L_S)} else {0}
      S_L = 1-S_H
      N_H = if(H_N+L_N>0){
        H_N/(H_N+L_N)} else {0}
      N_L = 1-N_H
      H_N_P = H_N*(N_H*as.numeric(payoffs[1])+N_L*as.numeric(payoffs[2]))
      H_S_P = SHH*H_S
      L_N_P = L_N*(N_H*as.numeric(payoffs[3])+N_L*as.numeric(payoffs[4]))
      L_S_P = vLL*L_S
      if (pop_grow == "Fixed population"){
        Total_N_P = H_N_P+L_N_P
        Total_S_P = H_S_P+L_S_P
        H_N = H_N_P/Total_N_P
        H_S = H_S_P/Total_S_P
        L_N = L_N_P/Total_N_P
        L_S = L_S_P/Total_S_P
      }
      if (pop_grow == "Unbounded exponential growth") {
        H_N = H_N_P
        H_S = H_S_P
        L_N = L_N_P
        L_S = L_S_P
      }
      pop1 = data.frame(H_N,H_S,L_N,L_S)
      pop = rbind(pop, pop1)
    }
  }
  for(startvar in startrange){
    i = match(startvar, startrange)
    for(betavar in betarange){
      j = match(betavar, betarange)
      popstart = pop[startvar,]
      stop = 0
      while(stop == 0){
        if (pop_grow == "Fixed population"){
          H_N = as.numeric(tail(popstart,1)[1])
          H_S = as.numeric(tail(popstart,1)[2])
          L_N = as.numeric(tail(popstart,1)[3])
          L_S = as.numeric(tail(popstart,1)[4])
          #Fight where each kills beta of other group
          S_D = (H_S+L_S)*betavar
          N_D = (H_N+L_N)*betavar
          if((H_S+L_S)<=N_D){
            if((H_N+L_N)<=S_D & S_D>N_D){
              #tiebreak goes to N
              SBregion$result[(j-1)*length(startrange)+i] = "S"
              stop = 1
            } else {
              SBregion$result[(j-1)*length(startrange)+i] = "N"
              stop = 1
            }
          }
          if((H_N+L_N)<=S_D){
            SBregion$result[(j-1)*length(startrange)+i] = "S"
            stop = 1
          }
          S_H = if(H_S+L_S>0){
            H_S/(H_S+L_S)} else {0}
          S_L = 1-S_H
          N_H = if(H_N+L_N>0){
            H_N/(H_N+L_N)} else {0}
          N_L = 1-N_H
          H_N = max(H_N-S_D*N_H,0)
          H_S = max(H_S-N_D*S_H,0)
          L_N = max(L_N-S_D*N_L,0)
          L_S = max(L_S-N_D*S_L,0)
          #Reproduce
          S_H = if(H_S+L_S>0){
            H_S/(H_S+L_S)} else {0}
          S_L = 1-S_H
          N_H = if(H_N+L_N>0){
            H_N/(H_N+L_N)} else {0}
          N_L = 1-N_H
          H_N_P = H_N*(N_H*as.numeric(payoffs[1])+N_L*as.numeric(payoffs[2]))
          H_S_P = H_S*SHH
          L_N_P = L_N*(N_H*as.numeric(payoffs[3])+N_L*as.numeric(payoffs[4]))
          L_S_P = L_S*vLL
          Total_P = H_N_P+L_N_P+H_S_P+L_S_P
          H_N = H_N_P/Total_P
          H_S = H_S_P/Total_P
          L_N = L_N_P/Total_P
          L_S = L_S_P/Total_P
          popstart1 = data.frame(H_N,H_S,L_N,L_S)
          popstart = rbind(popstart, popstart1)
        }
        if (pop_grow == "Unbounded exponential growth"){
          H_N = as.numeric(tail(popstart,1)[1])
          H_S = as.numeric(tail(popstart,1)[2])
          L_N = as.numeric(tail(popstart,1)[3])
          L_S = as.numeric(tail(popstart,1)[4])
          #Fight where each kills beta of other group
          S_D = (H_S+L_S)*betavar
          N_D = (H_N+L_N)*betavar
          if((H_S+L_S)<=N_D){
            if((H_N+L_N)<=S_D & S_D>N_D){
              #tiebreak goes to N
              SBregion$result[(j-1)*length(startrange)+i] = "S"
              stop = 1
            } else {
              SBregion$result[(j-1)*length(startrange)+i] = "N"
              stop = 1
            }
          }
          if((H_N+L_N)<=S_D){
            SBregion$result[(j-1)*length(startrange)+i] = "S"
            stop = 1
          }
          S_H = if(H_S+L_S>0){
            H_S/(H_S+L_S)} else {0}
          S_L = 1-S_H
          N_H = if(H_N+L_N>0){
            H_N/(H_N+L_N)} else {0}
          N_L = 1-N_H
          H_N = max(H_N-S_D*N_H,0)
          H_S = max(H_S-N_D*S_H,0)
          L_N = max(L_N-S_D*N_L,0)
          L_S = max(L_S-N_D*S_L,0)
          #Reproduce
          S_H = if(H_S+L_S>0){
            H_S/(H_S+L_S)} else {0}
          S_L = 1-S_H
          N_H = if(H_N+L_N>0){
            H_N/(H_N+L_N)} else {0}
          N_L = 1-N_H
          H_N_P = H_N*(N_H*as.numeric(payoffs[1])+N_L*as.numeric(payoffs[2]))
          H_S_P = H_S*SHH
          L_N_P = L_N*(N_H*as.numeric(payoffs[3])+N_L*as.numeric(payoffs[4]))
          L_S_P = L_S*vLL
          H_N = H_N_P
          H_S = H_S_P
          L_N = L_N_P
          L_S = L_S_P
          popstart1 = data.frame(H_N,H_S,L_N,L_S)
          popstart = rbind(popstart, popstart1)
        }
      }
    }
  }
  list(SKregion, BKregion, SBregion)
}


#Fight

###Population Graphs

###Fight_NS_Win
start = 25
fight=evo_join_high(ratio, vHH, vHL, vLH, vLL, K, time, pop_grow, join_scenario, beta, start)[[1]]
ggplot(data = fight, aes(x = t, y = Population, color = Type, linetype = Type)) +
  geom_line(size = 1.5) +
  theme(text = element_text(size = 20)) +
  scale_linetype_manual(labels = c("Signal" = "Signal", "High_Signal" = "Signal:High", "Low_Signal" = "Signal:Low", "No_Signal" = "No Signal", "High_No_Signal" = "No Signal:High", "Low_No_Signal" = "No Signal:Low"),
                        values = c("Signal" = "solid", "High_Signal" = "dashed", "Low_Signal" = "dotted", "No_Signal" = "solid", "High_No_Signal" = "dashed", "Low_No_Signal" = "dotted"))+
  scale_color_manual(labels = c("Signal" = "Signal", "High_Signal" = "Signal:High", "Low_Signal" = "Signal:Low", "No_Signal" = "No Signal", "High_No_Signal" = "No Signal:High", "Low_No_Signal" = "No Signal:Low"),
                     values = c("Signal" = rgb(0,.5,1), "High_Signal" = rgb(0,.75,1), "Low_Signal" = rgb(0,0,1), "No_Signal" = rgb(1,.5,0), "High_No_Signal" = rgb(1,.8,0), "Low_No_Signal" = rgb(1,0,0)))+
  geom_vline(xintercept = ceiling(start-1))+
  ylab("Population")+
  coord_cartesian(xlim =c(0, time))+
  annotate("text", x = time-3, y = 1.2, size = 8, label = paste("T=",start))

###Fight_S_Win
start = 15
fight=evo_join_high(ratio, vHH, vHL, vLH, vLL, K, time, pop_grow, join_scenario, beta, start)[[1]]
ggplot(data = fight, aes(x = t, y = Population, color = Type, linetype = Type)) +
  geom_line(size = 1.5) +
  theme(text = element_text(size = 20)) +
  scale_linetype_manual(labels = c("Signal" = "Signal", "High_Signal" = "Signal:High", "Low_Signal" = "Signal:Low", "No_Signal" = "No Signal", "High_No_Signal" = "No Signal:High", "Low_No_Signal" = "No Signal:Low"),
                        values = c("Signal" = "solid", "High_Signal" = "dashed", "Low_Signal" = "dotted", "No_Signal" = "solid", "High_No_Signal" = "dashed", "Low_No_Signal" = "dotted"))+
  scale_color_manual(labels = c("Signal" = "Signal", "High_Signal" = "Signal:High", "Low_Signal" = "Signal:Low", "No_Signal" = "No Signal", "High_No_Signal" = "No Signal:High", "Low_No_Signal" = "No Signal:Low"),
                     values = c("Signal" = rgb(0,.5,1), "High_Signal" = rgb(0,.75,1), "Low_Signal" = rgb(0,0,1), "No_Signal" = rgb(1,.5,0), "High_No_Signal" = rgb(1,.8,0), "Low_No_Signal" = rgb(1,0,0)))+
  geom_vline(xintercept = ceiling(start-1))+
  ylab("Population")+
  coord_cartesian(xlim =c(0, time))+
  annotate("text", x = time-3, y = .95, size = 8, label = paste("T=",start))

###Special_Fight
start = 20
fight=evo_join_high(ratio, vHH, vHL, vLH, vLL, K, time, pop_grow, join_scenario, beta, start)[[1]]
ggplot(data = fight, aes(x = t, y = Population, color = Type, linetype = Type)) +
  geom_line(size = 1.5) +
  theme(text = element_text(size = 20)) +
  scale_linetype_manual(labels = c("Signal" = "Signal", "High_Signal" = "Signal:High", "Low_Signal" = "Signal:Low", "No_Signal" = "No Signal", "High_No_Signal" = "No Signal:High", "Low_No_Signal" = "No Signal:Low"),
                        values = c("Signal" = "solid", "High_Signal" = "dashed", "Low_Signal" = "dotted", "No_Signal" = "solid", "High_No_Signal" = "dashed", "Low_No_Signal" = "dotted"))+
  scale_color_manual(labels = c("Signal" = "Signal", "High_Signal" = "Signal:High", "Low_Signal" = "Signal:Low", "No_Signal" = "No Signal", "High_No_Signal" = "No Signal:High", "Low_No_Signal" = "No Signal:Low"),
                     values = c("Signal" = rgb(0,.5,1), "High_Signal" = rgb(0,.75,1), "Low_Signal" = rgb(0,0,1), "No_Signal" = rgb(1,.5,0), "High_No_Signal" = rgb(1,.8,0), "Low_No_Signal" = rgb(1,0,0)))+
  geom_vline(xintercept = ceiling(start-1))+
  ylab("Population")+
  coord_cartesian(xlim =c(0, time))+
  annotate("text", x = time-3, y = .95, size = 8, label = paste("T=",start))

###Regions

region = regions(ratio,vHH,vHL,vLH,vLL,K,time,pop_grow,beta,start)

###Region_KT
ggplot(data = region[[1]], aes(x = start, y = K, fill = result)) +
  geom_tile(color = "black") +
  theme(text = element_text(size = 20)) +
  scale_fill_manual(labels = c("N" = "No Signal", "S" = "Signal"),
                    values = c("N" = rgb(1,.5,0), "S" = rgb(0,.5,1))) +
  geom_vline(xintercept = start, color = "white", size = 1) +
  geom_hline(yintercept = K, color = "white", size = 1) +
  xlab("T") +
  labs(fill = "Result")

###Region_KB
ggplot(data = region[[2]], aes(x = beta, y = K, fill = result)) +
  geom_tile(color = "black") +
  theme(text = element_text(size = 20)) +
  scale_fill_manual(labels = c("N" = "No Signal", "S" = "Signal"),
                    values = c("N" = rgb(1,.5,0), "S" = rgb(0,.5,1))) +
  geom_vline(xintercept = beta, color = "white", size = 1) +
  geom_hline(yintercept = K, color = "white", size = 1) +
  xlab(expression(beta)) +
  labs(fill = "Result")

###Region_BT
ggplot(data = region[[3]], aes(x = start, y = beta, fill = result)) +
  geom_tile(color = "black") +
  theme(text = element_text(size = 20)) +
  scale_fill_manual(labels = c("N" = "No Signal", "S" = "Signal"),
                    values = c("N" = rgb(1,.5,0), "S" = rgb(0,.5,1))) +
  geom_vline(xintercept = start, color = "white", size = 1) +
  geom_hline(yintercept = beta, color = "white", size=1) +
  ylab(expression(beta)) +
  xlab("T") +
  labs(fill = "Result")
  
